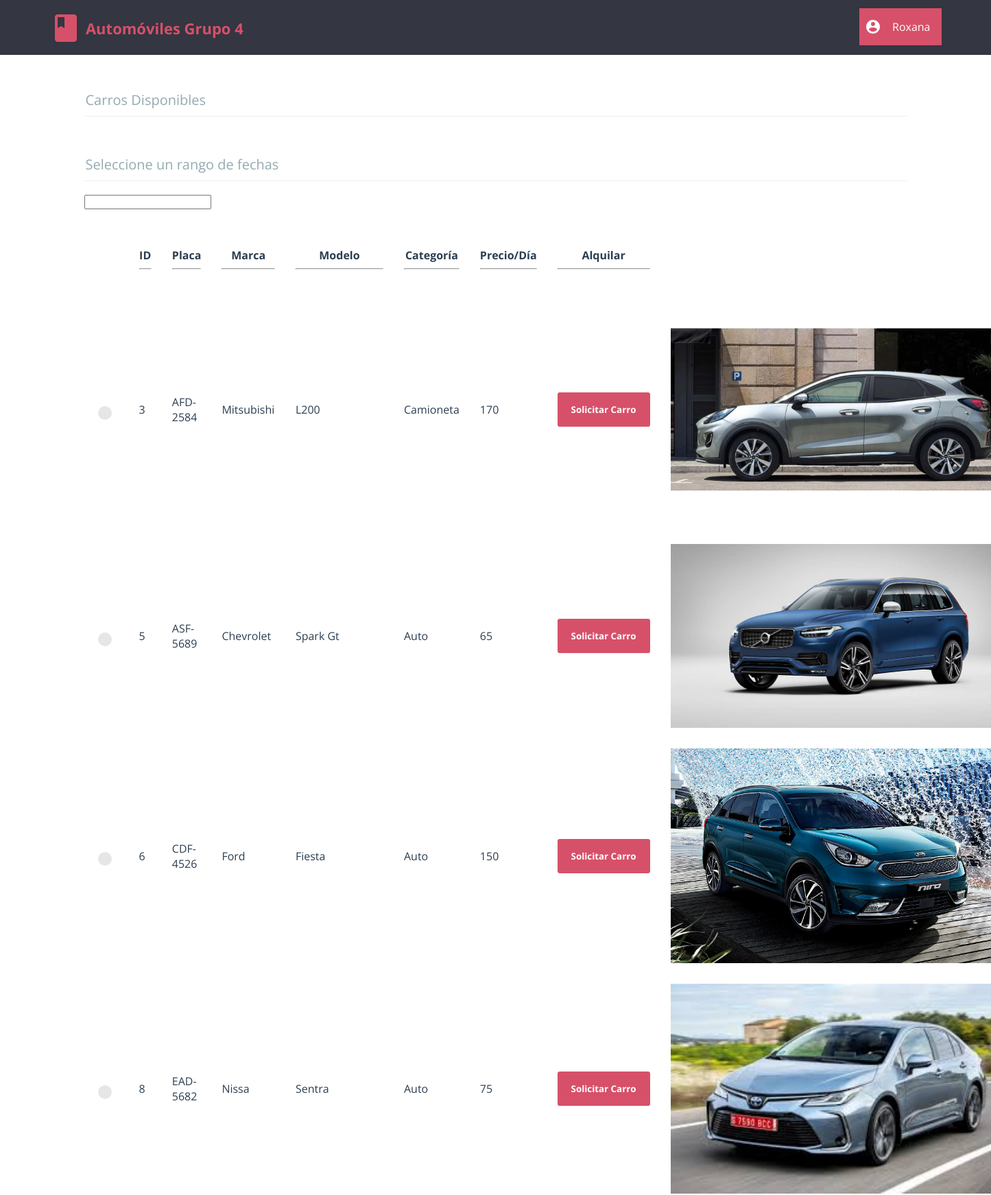
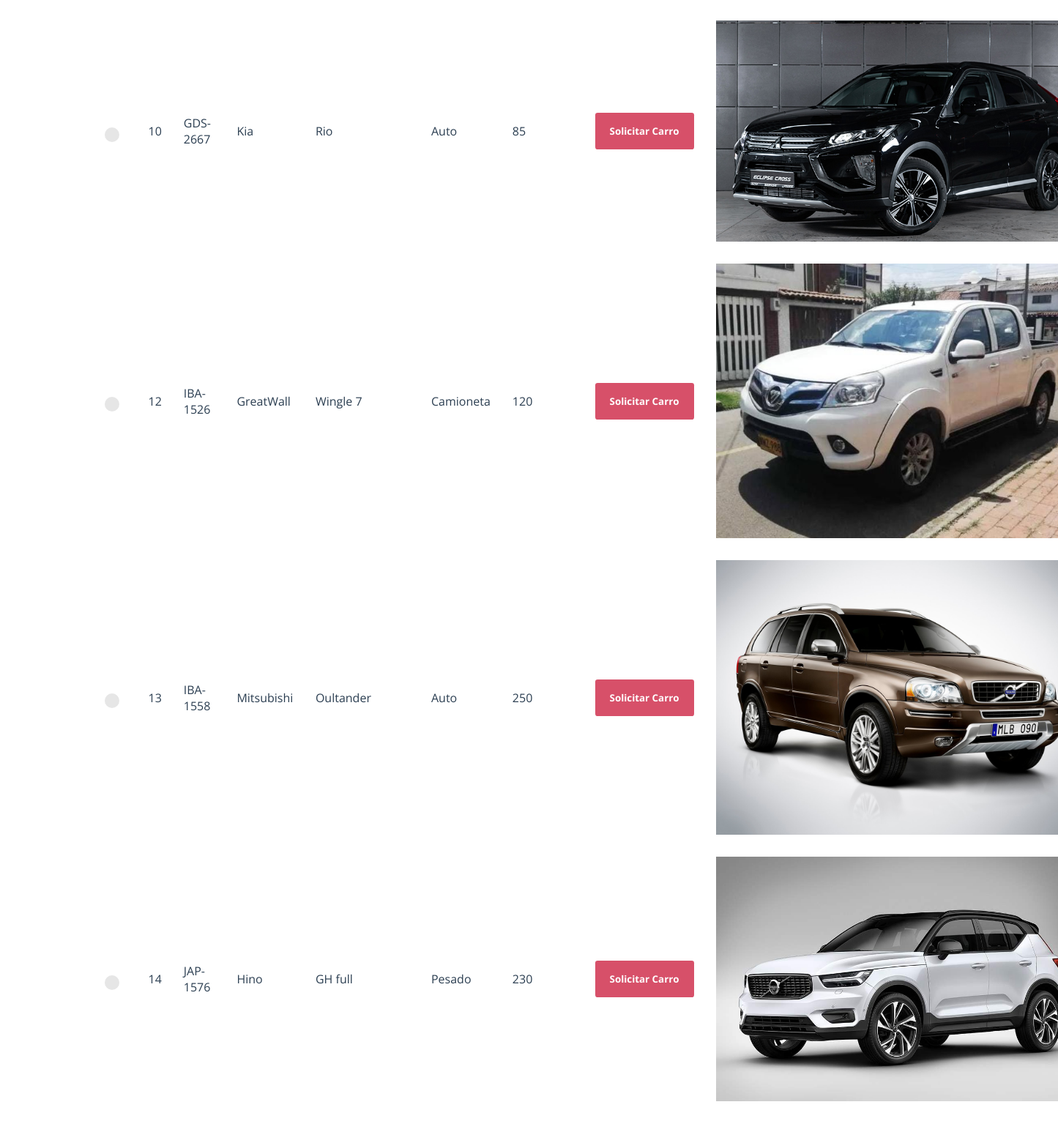
Page /member/home.php (signed in, upper part) on the committed database (2 pictures, top to bottom).
### tables this page shows
CREATE TABLE `autos` (
  `idauto` int(11) NOT NULL,
  `placa` varchar(50) DEFAULT NULL,
  `marca` varchar(50) DEFAULT NULL,
  `modelo` varchar(50) DEFAULT NULL,
  `tipo` varchar(50) DEFAULT NULL,
  `precio` double DEFAULT NULL,
  `disponibilidad` tinyint(1) NOT NULL DEFAULT 1
);

CREATE TABLE `imagenphp` (
  `id` int(11) NOT NULL,
  `urlPhoto` varchar(300) NOT NULL
);

### member/home.php (the view, shortened to what this page needs)
<?php
require "../db_connect.php";
require "header_member.php";
?>
<html>
<head>
	<link rel="stylesheet" type="text/css" href="../css/global_styles.css">
	<link rel="stylesheet" type="text/css" href="css/home_style.css">
	<link rel="stylesheet" type="text/css" href="../css/custom_radio_button_style.css">
	<link rel="stylesheet" type="text/css" href="http://cdn.jsdelivr.net/bootstrap/3/css/bootstrap.com" />
	<link href="../daterangepicker-master/daterangepicker.css" rel="stylesheet" />
</head>
<body>
	<?php
	$query = $con->prepare("SELECT *FROM imagenphp ORDER BY id");
	$query->execute();
	$fotos = $query->get_result();
	$query = $con->prepare("SELECT * FROM autos ORDER BY idauto");
	$query->execute();
	$result = $query->get_result();
	$rows = mysqli_num_rows($result);
	if ($rows == 0)
		echo "<h2 align='center'>Carros no Disponibles</h2>";
	else {
		echo "<form class='cd-form' method='POST' action='#'>";
		echo "<legend>Carros Disponibles</legend>";
		echo "<br /><br />";
		echo "<legend>Seleccione un rango de fechas</legend>";
		echo "<div class='form-group'>";
		echo "<input class='form-control' id='Fechas' type='text' name='rd_fecha' readonly='readonly' require />";
		echo "</div>";
		echo "<br /><br />";
		echo "<table width='100%' cellpadding=10 cellspacing=10>";
		echo "<tr>
						<th></th>
						<th>ID<hr></th>
						<th>Placa<hr></th>
						<th>Marca<hr></th>
						<th>Modelo<hr></th>
						<th>Categoría<hr></th>
						<th>Precio/Día<hr></th>
						<th>Alquilar<hr></th>
					</tr>";
		for ($i = 0; $i < $rows; $i++) {
			$row = mysqli_fetch_array($result);
			$phot = mysqli_fetch_array($fotos);
			if ($row[6] == 1) {
				echo "<tr>";
				echo "<td>
						<label class='control control--radio'>
						<input type='radio' name='rd_book' value=" . $row[0] . " />
						<div class='control__indicator'></div>
						</td>";
				for ($j = 0; $j < 6; $j++)
					if ($j == 4) {
						echo "<td>" . $row[$j] . "</td>";
					} else {
						echo "<td>" . $row[$j] . "</td>";
					}
				echo "<td><input type='submit' name='m_request' value='Solicitar Carro' /></td>";
				echo "<td>" ?>
				<img src="<?php print('../librarian/' . $phot['urlPhoto']); ?>" width="500">
		<?php
				echo "</tr>";
			}
		}
		echo "</table>";
		?>
		<br /><br />
		<?php
		echo "</form>";
		?>
	<?php
	}
	?>
</body>
</html>

### member/css/header_member_style.css (style rules this page uses)
html * { -webkit-font-smoothing: antialiased; -moz-osx-font-smoothing: grayscale; }
*, *:after, *:before { -webkit-box-sizing: border-box; -moz-box-sizing: border-box; box-sizing: border-box; }
body { font-size: 100%; font-family: "Open Sans", sans-serif; background-color: white; margin: 0; }
img { max-width: 100%; }

### css/global_styles.css (style rules this page uses)
*, *::after, *::before { -webkit-box-sizing: border-box; -moz-box-sizing: border-box; box-sizing: border-box; }
html { font-size: 62.5%; }
body { font-size: 1.8rem; font-family: "Open Sans", sans-serif; color: #2b3e51; background-color: #ffffff; }

### member/css/home_style.css (style rules this page uses)
.cd-form { width: 90%; max-width: 1200px; margin: 4em auto; font-size: 1.3rem; color: #94aab0; margin-bottom: 10px; display: block; }
.cd-form::after { clear: both; content: ""; display: table; }
.cd-form legend { padding-bottom: 10px; margin-bottom: 20px; font-size: 2rem; border-bottom: 1px solid #ecf0f1; display: block; width: 100%; -webkit-appearance: none; -moz-appearance: none; -ms-appearance: none; -o-appearance: none; appearance: none; }
.cd-form input[type="submit"] { border: none; background: #d75069; border-radius: .25em; padding: 16px 20px; color: #ffffff; font-family: "Open Sans", sans-serif; font-weight: bold; float: right; cursor: pointer; -webkit-font-smoothing: antialiased; -moz-osx-font-smoothing: grayscale; -webkit-appearance: none; -moz-appearance: none; -ms-appearance: none; -o-appearance: none; appearance: none; }

### css/custom_radio_button_style.css (style rules this page uses)
.control { font-size: 18px; position: relative; display: block; margin-bottom: 15px; padding-left: 30px; cursor: pointer; }
.control__indicator { position: absolute; top: 2px; left: 0; width: 20px; height: 20px; background: #e6e6e6; }
.control--radio .control__indicator { border-radius: 50%; }
.control__indicator:after { position: absolute; display: none; content: ''; }
.control--radio .control__indicator:after { top: 7px; left: 7px; width: 6px; height: 6px; border-radius: 50%; background: #ffffff; }

### rows in the picture
autos: idauto "3", placa "AFD-2584", marca "Mitsubishi", modelo "L200", tipo "Camioneta", precio "170", imagenphp.urlPhoto (picture)
autos: idauto "5", placa "ASF-5689", marca "Chevrolet", modelo "Spark Gt", tipo "Auto", precio "65", imagenphp.urlPhoto (picture)
autos: idauto "6", placa "CDF-4526", marca "Ford", modelo "Fiesta", tipo "Auto", precio "150", imagenphp.urlPhoto (picture)
autos: idauto "8", placa "EAD-5682", marca "Nissa", modelo "Sentra", tipo "Auto", precio "75", imagenphp.urlPhoto (picture)
autos: idauto "10", placa "GDS-2667", marca "Kia", modelo "Rio", tipo "Auto", precio "85", imagenphp.urlPhoto (picture)
autos: idauto "12", placa "IBA-1526", marca "GreatWall", modelo "Wingle 7", tipo "Camioneta", precio "120", imagenphp.urlPhoto (picture)
autos: idauto "13", placa "IBA-1558", marca "Mitsubishi", modelo "Oultander", tipo "Auto", precio "250", imagenphp.urlPhoto (picture)
autos: idauto "14", placa "JAP-1576", marca "Hino", modelo "GH full", tipo "Pesado", precio "230", imagenphp.urlPhoto (picture)

### other values in the picture
$_SESSION['username'] "Roxana"
